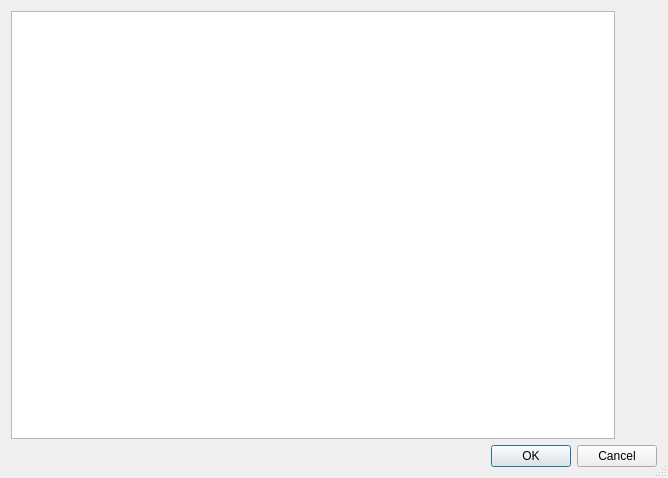
<?xml version="1.0" encoding="UTF-8"?>
<ui version="4.0">
 <class>OpenOtherDialog</class>
 <widget class="QDialog" name="OpenOtherDialog">
  <property name="windowModality">
   <enum>Qt::WindowModality::WindowModal</enum>
  </property>
  <property name="geometry">
   <rect>
    <x>0</x>
    <y>0</y>
    <width>668</width>
    <height>478</height>
   </rect>
  </property>
  <property name="windowTitle">
   <string>Open Other</string>
  </property>
  <property name="whatsThis">
   <string notr="true">https://forum.bossa.org/t/user-guide-table-of-contents/43285#p-145073-properties-14</string>
  </property>
  <property name="sizeGripEnabled">
   <bool>true</bool>
  </property>
  <layout class="QVBoxLayout" name="verticalLayout_19">
   <item>
    <widget class="QSplitter" name="splitter">
     <property name="orientation">
      <enum>Qt::Orientation::Horizontal</enum>
     </property>
     <property name="handleWidth">
      <number>0</number>
     </property>
     <property name="childrenCollapsible">
      <bool>false</bool>
     </property>
     <widget class="QTreeWidget" name="treeWidget">
      <property name="minimumSize">
       <size>
        <width>140</width>
        <height>0</height>
       </size>
      </property>
      <property name="rootIsDecorated">
       <bool>false</bool>
      </property>
      <property name="itemsExpandable">
       <bool>false</bool>
      </property>
      <property name="expandsOnDoubleClick">
       <bool>false</bool>
      </property>
      <attribute name="headerVisible">
       <bool>false</bool>
      </attribute>
      <column>
       <property name="text">
        <string>1</string>
       </property>
      </column>
     </widget>
     <widget class="QStackedWidget" name="methodTabWidget">
      <property name="sizePolicy">
       <sizepolicy hsizetype="MinimumExpanding" vsizetype="Preferred">
        <horstretch>0</horstretch>
        <verstretch>0</verstretch>
       </sizepolicy>
      </property>
      <property name="currentIndex">
       <number>5</number>
      </property>
      <widget class="QWidget" name="networkTab">
       <layout class="QVBoxLayout" name="verticalLayout_3">
        <item>
         <widget class="NetworkProducerWidget" name="networkWidget" native="true"/>
        </item>
       </layout>
      </widget>
      <widget class="QWidget" name="decklinkTab">
       <layout class="QVBoxLayout" name="verticalLayout_2">
        <item>
         <widget class="DecklinkProducerWidget" name="decklinkWidget" native="true"/>
        </item>
       </layout>
      </widget>
      <widget class="QWidget" name="dshowVideoTab">
       <layout class="QVBoxLayout" name="verticalLayout_14">
        <item>
         <widget class="DirectShowVideoWidget" name="dshowVideoWidget" native="true"/>
        </item>
       </layout>
      </widget>
      <widget class="QWidget" name="avfoundationTab">
       <layout class="QVBoxLayout" name="verticalLayout_15">
        <item>
         <widget class="AvfoundationProducerWidget" name="avfoundationWidget" native="true"/>
        </item>
       </layout>
      </widget>
      <widget class="QWidget" name="colorTab">
       <layout class="QVBoxLayout" name="verticalLayout_4">
        <item>
         <widget class="ColorProducerWidget" name="colorWidget" native="true"/>
        </item>
       </layout>
      </widget>
      <widget class="QWidget" name="textTab">
       <layout class="QVBoxLayout" name="verticalLayout">
        <item>
         <widget class="TextProducerWidget" name="textWidget" native="true"/>
        </item>
       </layout>
      </widget>
      <widget class="QWidget" name="glaxnimateTab">
       <layout class="QVBoxLayout" name="verticalLayout_21">
        <item>
         <widget class="GlaxnimateProducerWidget" name="glaxnimateWidget" native="true"/>
        </item>
       </layout>
      </widget>
      <widget class="QWidget" name="noiseTab">
       <layout class="QVBoxLayout" name="verticalLayout_7">
        <item>
         <widget class="NoiseWidget" name="noiseWidget" native="true"/>
        </item>
       </layout>
      </widget>
      <widget class="QWidget" name="isingTab">
       <layout class="QVBoxLayout" name="verticalLayout_5">
        <item>
         <widget class="IsingWidget" name="isingWidget" native="true"/>
        </item>
       </layout>
      </widget>
      <widget class="QWidget" name="lissajousTab">
       <layout class="QVBoxLayout" name="verticalLayout_12">
        <item>
         <widget class="LissajousWidget" name="lissajousWidget" native="true"/>
        </item>
       </layout>
      </widget>
      <widget class="QWidget" name="plasmaTab">
       <property name="sizePolicy">
        <sizepolicy hsizetype="Expanding" vsizetype="Expanding">
         <horstretch>10</horstretch>
         <verstretch>10</verstretch>
        </sizepolicy>
       </property>
       <layout class="QVBoxLayout" name="verticalLayout_13">
        <item>
         <widget class="PlasmaWidget" name="plasmaWidget" native="true"/>
        </item>
       </layout>
      </widget>
      <widget class="QWidget" name="v4lTab">
       <layout class="QGridLayout" name="gridLayout_3">
        <item row="0" column="0">
         <widget class="Video4LinuxWidget" name="v4lWidget" native="true"/>
        </item>
       </layout>
      </widget>
      <widget class="QWidget" name="colorbarsTab">
       <layout class="QVBoxLayout" name="verticalLayout_6">
        <item>
         <widget class="ColorBarsWidget" name="colorbarsWidget" native="true"/>
        </item>
       </layout>
      </widget>
      <widget class="QWidget" name="pulseTab">
       <layout class="QVBoxLayout" name="verticalLayout_8">
        <item>
         <widget class="PulseAudioWidget" name="pulseWidget" native="true"/>
        </item>
       </layout>
      </widget>
      <widget class="QWidget" name="alsaTab">
       <layout class="QVBoxLayout" name="verticalLayout_10">
        <item>
         <widget class="AlsaWidget" name="alsaWidget" native="true"/>
        </item>
       </layout>
      </widget>
      <widget class="QWidget" name="toneTab">
       <layout class="QVBoxLayout" name="verticalLayout_17">
        <item>
         <widget class="ToneProducerWidget" name="toneWidget" native="true"/>
        </item>
       </layout>
      </widget>
      <widget class="QWidget" name="countTab">
       <layout class="QVBoxLayout" name="verticalLayout_18">
        <item>
         <widget class="CountProducerWidget" name="countWidget" native="true"/>
        </item>
       </layout>
      </widget>
      <widget class="QWidget" name="blipTab">
       <layout class="QVBoxLayout" name="verticalLayout_20">
        <item>
         <widget class="BlipProducerWidget" name="blipWidget" native="true"/>
        </item>
       </layout>
      </widget>
     </widget>
    </widget>
   </item>
   <item>
    <widget class="QDialogButtonBox" name="buttonBox">
     <property name="orientation">
      <enum>Qt::Orientation::Horizontal</enum>
     </property>
     <property name="standardButtons">
      <set>QDialogButtonBox::StandardButton::Cancel|QDialogButtonBox::StandardButton::Ok</set>
     </property>
    </widget>
   </item>
  </layout>
 </widget>
 <customwidgets>
  <customwidget>
   <class>PlasmaWidget</class>
   <extends>QWidget</extends>
   <header>widgets/plasmawidget.h</header>
   <container>1</container>
  </customwidget>
  <customwidget>
   <class>LissajousWidget</class>
   <extends>QWidget</extends>
   <header>widgets/lissajouswidget.h</header>
   <container>1</container>
  </customwidget>
  <customwidget>
   <class>IsingWidget</class>
   <extends>QWidget</extends>
   <header>widgets/isingwidget.h</header>
   <container>1</container>
  </customwidget>
  <customwidget>
   <class>Video4LinuxWidget</class>
   <extends>QWidget</extends>
   <header>widgets/video4linuxwidget.h</header>
   <container>1</container>
  </customwidget>
  <customwidget>
   <class>ColorProducerWidget</class>
   <extends>QWidget</extends>
   <header>widgets/colorproducerwidget.h</header>
   <container>1</container>
  </customwidget>
  <customwidget>
   <class>DecklinkProducerWidget</class>
   <extends>QWidget</extends>
   <header>widgets/decklinkproducerwidget.h</header>
   <container>1</container>
  </customwidget>
  <customwidget>
   <class>NetworkProducerWidget</class>
   <extends>QWidget</extends>
   <header>widgets/networkproducerwidget.h</header>
   <container>1</container>
  </customwidget>
  <customwidget>
   <class>ColorBarsWidget</class>
   <extends>QWidget</extends>
   <header>widgets/colorbarswidget.h</header>
   <container>1</container>
  </customwidget>
  <customwidget>
   <class>NoiseWidget</class>
   <extends>QWidget</extends>
   <header>widgets/noisewidget.h</header>
   <container>1</container>
  </customwidget>
  <customwidget>
   <class>PulseAudioWidget</class>
   <extends>QWidget</extends>
   <header>widgets/pulseaudiowidget.h</header>
   <container>1</container>
  </customwidget>
  <customwidget>
   <class>AlsaWidget</class>
   <extends>QWidget</extends>
   <header>widgets/alsawidget.h</header>
   <container>1</container>
  </customwidget>
  <customwidget>
   <class>DirectShowVideoWidget</class>
   <extends>QWidget</extends>
   <header>widgets/directshowvideowidget.h</header>
   <container>1</container>
  </customwidget>
  <customwidget>
   <class>AvfoundationProducerWidget</class>
   <extends>QWidget</extends>
   <header>widgets/avfoundationproducerwidget.h</header>
   <container>1</container>
  </customwidget>
  <customwidget>
   <class>ToneProducerWidget</class>
   <extends>QWidget</extends>
   <header>widgets/toneproducerwidget.h</header>
   <container>1</container>
  </customwidget>
  <customwidget>
   <class>CountProducerWidget</class>
   <extends>QWidget</extends>
   <header>widgets/countproducerwidget.h</header>
   <container>1</container>
  </customwidget>
  <customwidget>
   <class>TextProducerWidget</class>
   <extends>QWidget</extends>
   <header>widgets/textproducerwidget.h</header>
   <container>1</container>
  </customwidget>
  <customwidget>
   <class>BlipProducerWidget</class>
   <extends>QWidget</extends>
   <header>widgets/blipproducerwidget.h</header>
   <container>1</container>
  </customwidget>
  <customwidget>
   <class>GlaxnimateProducerWidget</class>
   <extends>QWidget</extends>
   <header>widgets/glaxnimateproducerwidget.h</header>
   <container>1</container>
  </customwidget>
 </customwidgets>
 <tabstops>
  <tabstop>buttonBox</tabstop>
 </tabstops>
 <resources/>
 <connections>
  <connection>
   <sender>buttonBox</sender>
   <signal>accepted()</signal>
   <receiver>OpenOtherDialog</receiver>
   <slot>accept()</slot>
   <hints>
    <hint type="sourcelabel">
     <x>266</x>
     <y>497</y>
    </hint>
    <hint type="destinationlabel">
     <x>157</x>
     <y>274</y>
    </hint>
   </hints>
  </connection>
  <connection>
   <sender>buttonBox</sender>
   <signal>rejected()</signal>
   <receiver>OpenOtherDialog</receiver>
   <slot>reject()</slot>
   <hints>
    <hint type="sourcelabel">
     <x>334</x>
     <y>497</y>
    </hint>
    <hint type="destinationlabel">
     <x>286</x>
     <y>274</y>
    </hint>
   </hints>
  </connection>
 </connections>
</ui>
